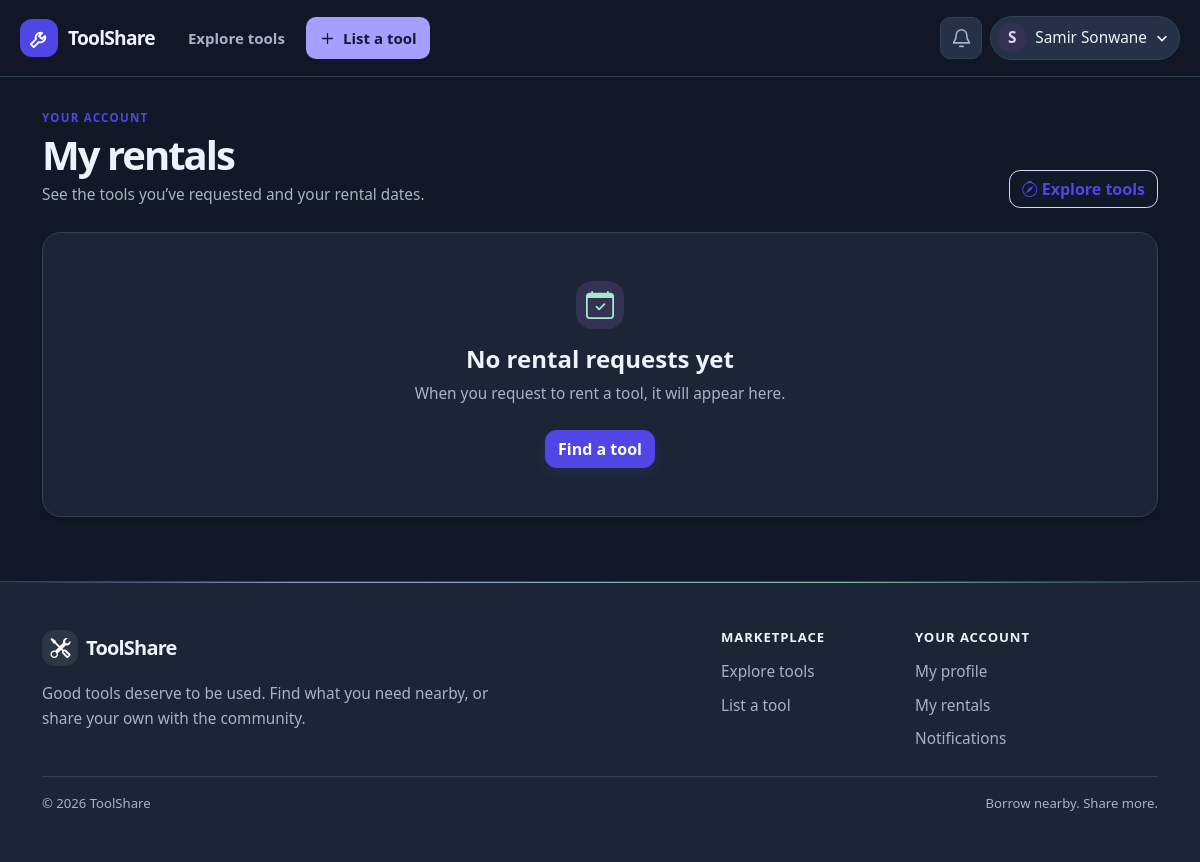
Page /my-rentals/ (signed in) on the earlier database version.
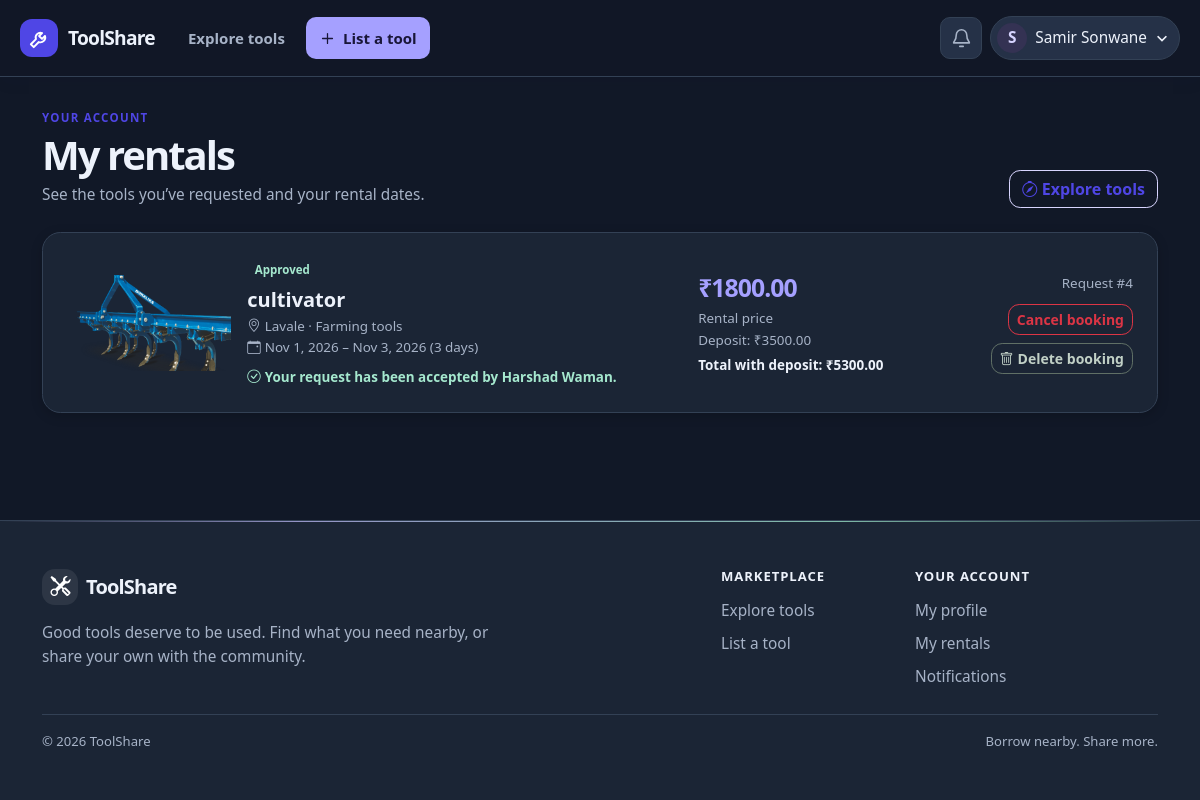
Same page on the later database version.
### rentalapp/models.py (models this page shows, shortened)
class RentalBooking(models.Model):
    class Status(models.TextChoices):
        REQUESTED = 'requested', 'Requested'
        APPROVED = 'approved', 'Approved'
        REJECTED = 'rejected', 'Rejected'
        CANCELLED = 'cancelled', 'Cancelled'
        COMPLETED = 'completed', 'Completed'
    renter = models.ForeignKey(
        settings.AUTH_USER_MODEL,
        on_delete=models.CASCADE,
        related_name='rental_bookings',
    )
    listing = models.ForeignKey(
        RentalListing,
        on_delete=models.SET_NULL,
        related_name='booking_requests',
        null=True,
        blank=True,
    )
    item_title = models.CharField(max_length=120)
    item_category = models.CharField(max_length=80)
    item_city = models.CharField(max_length=100)
    daily_price = models.DecimalField(max_digits=9, decimal_places=2)
    security_deposit = models.DecimalField(max_digits=9, decimal_places=2, default=0)
    image_url = models.URLField(blank=True)
    image_storage_name = models.CharField(max_length=500, blank=True)
    start_date = models.DateField()
    end_date = models.DateField()
    total_days = models.PositiveSmallIntegerField()
    status = models.CharField(
        max_length=10,
        choices=Status.choices,
        default=Status.REQUESTED,
    )
    created_at = models.DateTimeField(auto_now_add=True)
    class Meta:
        ordering = ['-created_at']
    @property
    def total_price(self):
        return self.daily_price * self.total_days
    @property
    def total_due(self):
        return self.total_price + self.security_deposit
    @property
    def display_image_url(self):
        if self.image_storage_name:
            return default_storage.url(self.image_storage_name)
        if self.listing_id:
            photo = self.listing.photos.first()
            if photo:
                return photo.image.url
            if self.listing.image:
                return self.listing.image.url
        return self.image_url

class RentalListing(models.Model):
    owner = models.ForeignKey(
        settings.AUTH_USER_MODEL,
        on_delete=models.CASCADE,
        related_name='rental_listings',
    )
    title = models.CharField(max_length=120)
    category = models.CharField(max_length=80)
    brand = models.CharField(max_length=100, blank=True)
    description = models.TextField(blank=True)
    city = models.CharField(max_length=100)
    daily_price = models.DecimalField(max_digits=9, decimal_places=2)
    security_deposit = models.DecimalField(max_digits=9, decimal_places=2, default=0)
    image_url = models.URLField(blank=True)
    image = models.ImageField(upload_to='listings/', blank=True)
    created_at = models.DateTimeField(auto_now_add=True)
    class Meta:
        ordering = ['-created_at']

### ui_preview/views.py (the view)
# urls.py: path('my-rentals/', views.my_rentals, name='my_rentals'),
@login_required(login_url='ui_preview:login')
def my_rentals(request):
    rentals = RentalBooking.objects.filter(renter=request.user)
    return render(request, 'inventory/my_rentals.html', {
        'rentals': rentals,
        'today': timezone.localdate(),
    })

### ui_preview/context_processors.py (called while the page is built)
def user_profile(request):
    profile = None
    pending_rental_requests = 0
    unread_availability_notifications = 0
    if request.user.is_authenticated:
        profile, _ = UserProfile.objects.get_or_create(user=request.user)
        pending_rental_requests = RentalBooking.objects.filter(
            listing__owner=request.user,
            status=RentalBooking.Status.REQUESTED,
        ).count()
        unread_availability_notifications = request.user.rental_availability_notifications.filter(
            read_at__isnull=True,
        ).count()
    return {
        'user_profile': profile,
        'pending_rental_requests': pending_rental_requests,
        'unread_availability_notifications': unread_availability_notifications,
    }

### templates/inventory/my_rentals.html (shortened to what the changed rows need)
{% extends "base.html" %}
{% block content %}
  <div class="d-flex flex-wrap justify-content-between align-items-end gap-3 mb-4">
    <div>
      <h1 class="page-heading fw-bold mb-1">My rentals</h1>
    </div>
  </div>
  {% if rentals %}
    {% for rental in rentals %}
      <article class="card mb-3 p-3 p-md-4">
        <div class="row align-items-center g-3">
          <div class="col-md-2 col-4">
            {% with image_url=rental.display_image_url %}
              {% if image_url %}
                <img src="{{ image_url }}" alt="{{ rental.item_title }}" class="img-fluid rounded object-fit-cover image-lightbox-trigger" style="height: 96px; width: 100%" role="button" tabindex="0" aria-label="View {{ rental.item_title }} image full screen" data-image-lightbox>
              {% else %}
                <div class="bg-light rounded d-flex align-items-center justify-content-center text-muted" style="height: 96px"><i class="bi bi-tools fs-3" aria-hidden="true"></i></div>
              {% endif %}
            {% endwith %}
          </div>
          <div class="col-md-5 col-8">
            <span class="badge rounded-pill {% if rental.status == 'approved' %}text-bg-success-subtle text-success-emphasis{% elif rental.status == 'rejected' or rental.status == 'cancelled' %}text-bg-danger-subtle text-danger-emphasis{% elif rental.status == 'completed' %}text-bg-primary-subtle text-primary-emphasis{% else %}text-bg-warning-subtle text-warning-emphasis{% endif %} mb-2">{{ rental.get_status_display }}</span>
            <h2 class="h5 fw-bold mb-1">{{ rental.item_title }}</h2>
            <p class="text-muted small mb-0"><i class="bi bi-geo-alt me-1" aria-hidden="true"></i>{{ rental.item_city }} · {{ rental.item_category }}</p>
            <p class="text-muted small mb-0"><i class="bi bi-calendar-event me-1" aria-hidden="true"></i>{{ rental.start_date|date:"M j, Y" }} – {{ rental.end_date|date:"M j, Y" }} ({{ rental.total_days }} day{{ rental.total_days|pluralize }})</p>
            {% if rental.status == 'approved' %}
              <p class="text-success small fw-semibold mt-2 mb-0"><i class="bi bi-check-circle me-1" aria-hidden="true"></i>Your request has been accepted{% if rental.listing %} by {{ rental.listing.owner.get_full_name|default:rental.listing.owner.username }}{% endif %}.</p>
            {% elif rental.status == 'rejected' %}
              <p class="text-danger small fw-semibold mt-2 mb-0"><i class="bi bi-x-circle me-1" aria-hidden="true"></i>Your request was declined by the lender.</p>
            {% endif %}
          </div>
          <div class="col-md-3 col-6">
            <span class="price-display">₹{{ rental.total_price }}</span>
            <div class="text-muted small">Rental price</div>
            <div class="text-muted small">Deposit: ₹{{ rental.security_deposit }}</div>
            <div class="fw-semibold small mt-1">Total with deposit: ₹{{ rental.total_due }}</div>
          </div>
          <div class="col-md-2 col-6 text-md-end">
            <span class="small text-muted">Request #{{ rental.pk }}</span>
            {% if rental.status == 'requested' or rental.status == 'approved' %}
              {% if rental.start_date >= today %}
                <form method="post" action="{% url 'ui_preview:cancel_rental' rental.pk %}" class="mt-2" onsubmit="return confirm('Cancel this rental request?');">
                  <button class="btn btn-outline-danger btn-sm" type="submit">Cancel booking</button>
                </form>
              {% endif %}
            {% endif %}
            <form method="post" action="{% url 'ui_preview:delete_rental' rental.pk %}" class="mt-2" onsubmit="return confirm('Permanently delete this booking from your history and the lender’s request history? This cannot be undone.');">
              <button class="btn btn-outline-secondary btn-sm" type="submit"><i class="bi bi-trash me-1" aria-hidden="true"></i>Delete booking</button>
            </form>
          </div>
        </div>
      </article>
    {% endfor %}
  {% else %}
    <div class="card card-body text-center py-5">
      <div class="icon-tile rounded-4 bg-success-subtle text-success d-inline-flex align-items-center justify-content-center mx-auto mb-3"><i class="bi bi-calendar-check fs-3" aria-hidden="true"></i></div>
      <h2 class="h4 fw-bold">No rental requests yet</h2>
      <p class="text-muted mb-4">When you request to rent a tool, it will appear here.</p>
      <a class="btn btn-primary align-self-center" href="{% url 'ui_preview:item_list' %}">Find a tool</a>
    </div>
  {% endif %}
{% endblock %}

Differences in the rows shown:
added RentalBooking: status "Approved", item_title "cultivator", item_city "Lavale", item_category "Farming tools", start_date "Nov 1, 2026", end_date "Nov 3, 2026", total_days "3", listing.owner.get_full_name "Harshad Waman", total_price "1800.00", security_deposit "3500.00", total_due "5300.00", pk "4", shows "Cancel booking"
Other differences:
text no longer shown: "No rental requests yet When you request to rent a tool, it will appear here. Find a tool"
